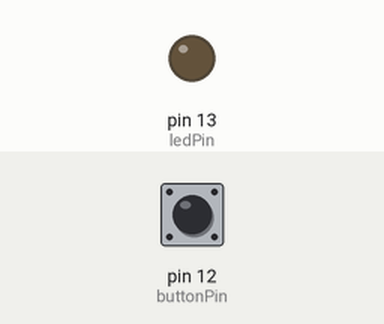
This sketch was run on a simulated Arduino Uno, built with avr-gcc and run on an emulated ATmega328P. Parts: output pins drawn as LEDs (lit = HIGH). The inputs (shaded band) are chosen by the test bench; at power-on: pin 12 (buttonPin) LOW.

Above: at 1.2 s.
1.3 s: pin 12 (buttonPin) pulled HIGH for 0.15 s
At 1.8 s:
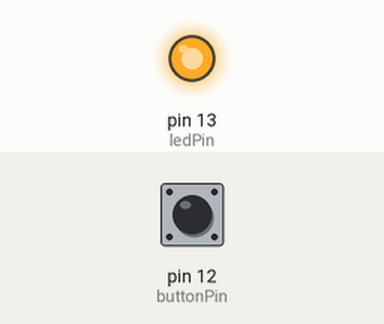
3.0 s: pin 12 (buttonPin) pulled HIGH for 1 s
At 3.8 s:
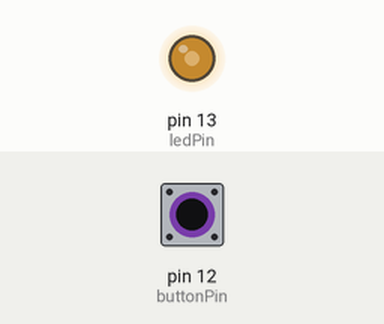
5.5 s: pin 12 (buttonPin) pulled HIGH for 3.2 s
At 10.0 s:
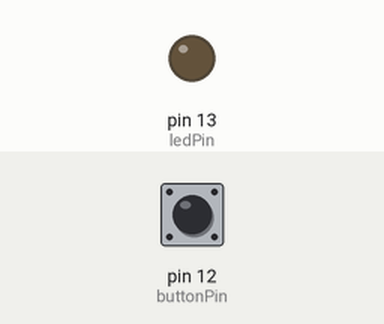
Timing chart, 0 to 11.5 s (numbered marks = the images above; inputs shaded):
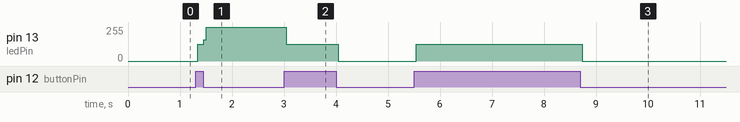

The sketch:

sketch_jan22a.ino
```cpp
const int buttonPin = 12;
const int ledPin =  13;
int count = 0;

void setup()
{

  pinMode(buttonPin, INPUT);
  pinMode(ledPin, OUTPUT);
}

void loop()
{
  int buttonState;
  buttonState = digitalRead(buttonPin);

if (buttonState == HIGH){

  if (count == 0)
  {
    digitalWrite(ledPin, HIGH); count = 1;
  }

  else
  {
    digitalWrite(ledPin, LOW); count = 0;
  }

//  if ((buttonState == HIGH) && (count == 1))
//  {
//    digitalWrite(ledPin, LOW);
//  }

}
}
```

Measured:
- after the input at 1.3 s, pin 13 (ledPin): 0/255 → 127/255 at once, → 255/255 0.12 s later
- after the input at 3.0 s, pin 13 (ledPin): 255/255 → 127/255 at once, → 0/255 1.0 s later
- after the input at 5.5 s, pin 13 (ledPin): 0/255 → 127/255 at once, → 0/255 3.2 s later
